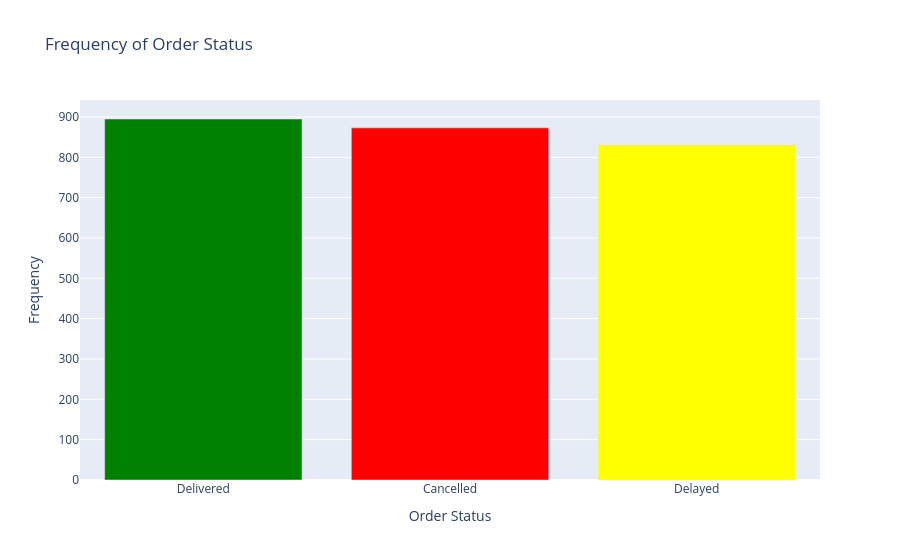

Notebook cell for this chart:
### Code cell
fig4 = pe.bar(
    status_counts,
    x='order_status',
    y='frequency',
    color='order_status',
    color_discrete_map={
        'Delivered': 'green',
        'Cancelled': 'red',
        'Delayed': 'yellow'
    },
    labels={'order_status': 'Order Status', 'frequency': 'Frequency'},
    title='Frequency of Order Status',

)
#Remove the Legend
fig4.update_layout(showlegend=False)

fig4.show()

### Figure 1 — Plotly figure (JSON) as saved in the notebook; plotly's stock layout.template omitted (floating-point values rounded to 4 significant figures)
{"data": [{"hovertemplate": "Order Status=%{x}<br>Frequency=%{y}<extra></extra>", "legendgroup": "Delivered", "marker": {"color": "green", "pattern": {"shape": ""}}, "name": "Delivered", "orientation": "v", "showlegend": true, "textposition": "auto", "type": "bar", "x": ["Delivered"], "xaxis": "x", "y": [895], "yaxis": "y"}, {"hovertemplate": "Order Status=%{x}<br>Frequency=%{y}<extra></extra>", "legendgroup": "Cancelled", "marker": {"color": "red", "pattern": {"shape": ""}}, "name": "Cancelled", "orientation": "v", "showlegend": true, "textposition": "auto", "type": "bar", "x": ["Cancelled"], "xaxis": "x", "y": [873], "yaxis": "y"}, {"hovertemplate": "Order Status=%{x}<br>Frequency=%{y}<extra></extra>", "legendgroup": "Delayed", "marker": {"color": "yellow", "pattern": {"shape": ""}}, "name": "Delayed", "orientation": "v", "showlegend": true, "textposition": "auto", "type": "bar", "x": ["Delayed"], "xaxis": "x", "y": [832], "yaxis": "y"}], "layout": {"barmode": "relative", "legend": {"title": {"text": "Order Status"}, "tracegroupgap": 0}, "showlegend": false, "title": {"text": "Frequency of Order Status"}, "xaxis": {"anchor": "y", "categoryarray": ["Delivered", "Cancelled", "Delayed"], "categoryorder": "array", "domain": [0, 1], "title": {"text": "Order Status"}}, "yaxis": {"anchor": "x", "domain": [0, 1], "title": {"text": "Frequency"}}}}
